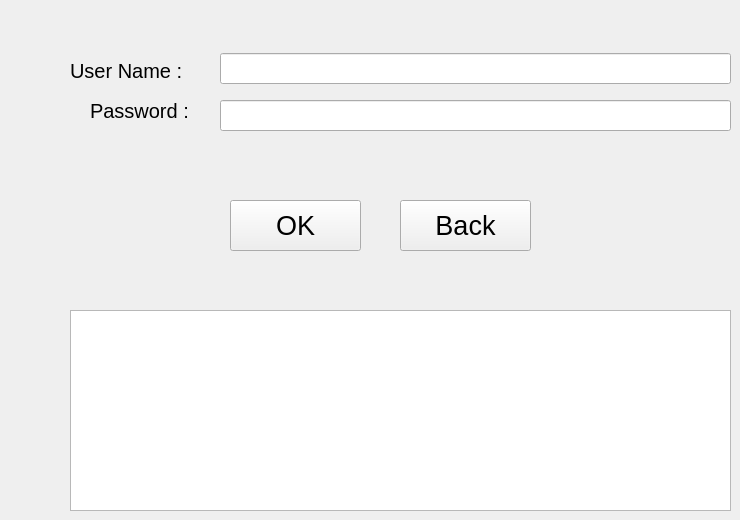
    <widget class="QWidget" name="page_7">
     <widget class="QLineEdit" name="pg7_lineedit_username">
      <property name="geometry">
       <rect>
        <x>220</x>
        <y>53</y>
        <width>511</width>
        <height>31</height>
       </rect>
      </property>
      <property name="font">
       <font>
        <pointsize>12</pointsize>
       </font>
      </property>
     </widget>
     <widget class="QLineEdit" name="pg7_lineedit_password">
      <property name="geometry">
       <rect>
        <x>220</x>
        <y>100</y>
        <width>511</width>
        <height>31</height>
       </rect>
      </property>
      <property name="font">
       <font>
        <pointsize>12</pointsize>
       </font>
      </property>
     </widget>
     <widget class="QLabel" name="label_6">
      <property name="geometry">
       <rect>
        <x>70</x>
        <y>50</y>
        <width>141</width>
        <height>41</height>
       </rect>
      </property>
      <property name="font">
       <font>
        <pointsize>15</pointsize>
       </font>
      </property>
      <property name="text">
       <string>User Name : </string>
      </property>
     </widget>
     <widget class="QLabel" name="label_7">
      <property name="geometry">
       <rect>
        <x>90</x>
        <y>90</y>
        <width>131</width>
        <height>41</height>
       </rect>
      </property>
      <property name="font">
       <font>
        <pointsize>15</pointsize>
       </font>
      </property>
      <property name="text">
       <string>Password :</string>
      </property>
     </widget>
     <widget class="QTextBrowser" name="pg7_textBrowser">
      <property name="geometry">
       <rect>
        <x>70</x>
        <y>310</y>
        <width>661</width>
        <height>201</height>
       </rect>
      </property>
      <property name="font">
       <font>
        <pointsize>15</pointsize>
       </font>
      </property>
      <property name="cursor" stdset="0">
       <cursorShape>ForbiddenCursor</cursorShape>
      </property>
     </widget>
     <widget class="QPushButton" name="pg7_pushButton_ok">
      <property name="geometry">
       <rect>
        <x>230</x>
        <y>200</y>
        <width>131</width>
        <height>51</height>
       </rect>
      </property>
      <property name="font">
       <font>
        <pointsize>20</pointsize>
       </font>
      </property>
      <property name="cursor">
       <cursorShape>PointingHandCursor</cursorShape>
      </property>
      <property name="text">
       <string>OK</string>
      </property>
     </widget>
     <widget class="QPushButton" name="pg7_pushButton_back">
      <property name="geometry">
       <rect>
        <x>400</x>
        <y>200</y>
        <width>131</width>
        <height>51</height>
       </rect>
      </property>
      <property name="font">
       <font>
        <pointsize>20</pointsize>
       </font>
      </property>
      <property name="cursor">
       <cursorShape>PointingHandCursor</cursorShape>
      </property>
      <property name="text">
       <string>Back</string>
      </property>
     </widget>
    </widget>
